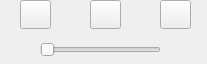
<?xml version="1.0" encoding="UTF-8"?>
<ui version="4.0">
 <class>musicWidget</class>
 <widget class="QWidget" name="musicWidget">
  <property name="geometry">
   <rect>
    <x>0</x>
    <y>0</y>
    <width>207</width>
    <height>64</height>
   </rect>
  </property>
  <property name="windowTitle">
   <string>Form</string>
  </property>
  <widget class="QSlider" name="horizontalSlider_music">
   <property name="geometry">
    <rect>
     <x>40</x>
     <y>40</y>
     <width>121</width>
     <height>20</height>
    </rect>
   </property>
   <property name="orientation">
    <enum>Qt::Horizontal</enum>
   </property>
  </widget>
  <widget class="QLabel" name="musicTime">
   <property name="geometry">
    <rect>
     <x>0</x>
     <y>40</y>
     <width>41</width>
     <height>20</height>
    </rect>
   </property>
   <property name="text">
    <string/>
   </property>
  </widget>
  <widget class="QLabel" name="musicTimeMax">
   <property name="geometry">
    <rect>
     <x>160</x>
     <y>40</y>
     <width>41</width>
     <height>20</height>
    </rect>
   </property>
   <property name="text">
    <string/>
   </property>
  </widget>
  <widget class="QPushButton" name="m_buttonPrevious">
   <property name="geometry">
    <rect>
     <x>20</x>
     <y>0</y>
     <width>31</width>
     <height>29</height>
    </rect>
   </property>
   <property name="maximumSize">
    <size>
     <width>31</width>
     <height>31</height>
    </size>
   </property>
   <property name="text">
    <string/>
   </property>
  </widget>
  <widget class="QPushButton" name="m_buttonPlayPause">
   <property name="geometry">
    <rect>
     <x>90</x>
     <y>0</y>
     <width>31</width>
     <height>29</height>
    </rect>
   </property>
   <property name="maximumSize">
    <size>
     <width>31</width>
     <height>31</height>
    </size>
   </property>
   <property name="text">
    <string/>
   </property>
  </widget>
  <widget class="QPushButton" name="m_buttonNext">
   <property name="geometry">
    <rect>
     <x>160</x>
     <y>0</y>
     <width>31</width>
     <height>29</height>
    </rect>
   </property>
   <property name="maximumSize">
    <size>
     <width>31</width>
     <height>31</height>
    </size>
   </property>
   <property name="text">
    <string/>
   </property>
  </widget>
 </widget>
 <resources/>
 <connections/>
</ui>
